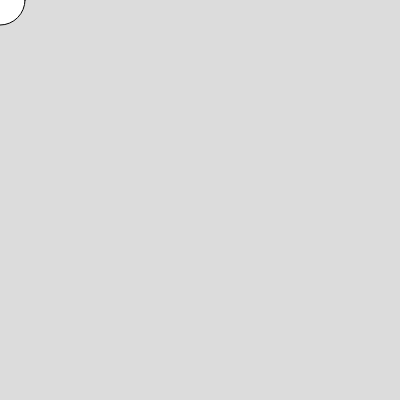
Frame 1 (no input)
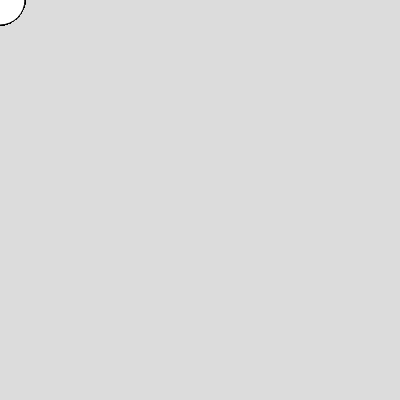
Frame 60 (no input)
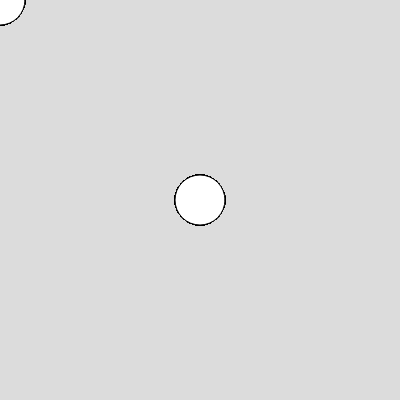
Frame 120 (the mouse pressed at the canvas centre since frame 60)

The p5.js sketch that drew these frames (run headless with seeded random() and noise() and a simulated clock; from frame 60 on, the mouse is pressed at the canvas centre):

// p5.js sketch
// ── sketch.js
function setup() {
  createCanvas(400, 400);
  background(220);
}

function draw() {
  // Draw a simple circle that follows the mouse
  ellipse(mouseX, mouseY, 50, 50);
}
